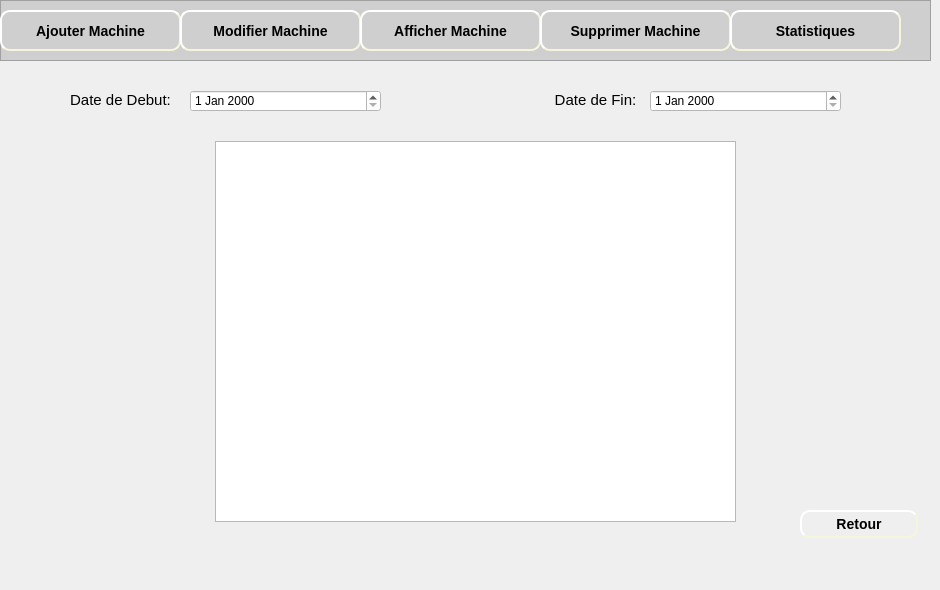
    <widget class="QWidget" name="page_12">
     <widget class="QFrame" name="frame_11">
      <property name="geometry">
       <rect>
        <x>0</x>
        <y>0</y>
        <width>931</width>
        <height>61</height>
       </rect>
      </property>
      <property name="styleSheet">
       <string notr="true">background-color: rgb(207, 207, 207);</string>
      </property>
      <property name="frameShape">
       <enum>QFrame::StyledPanel</enum>
      </property>
      <property name="frameShadow">
       <enum>QFrame::Raised</enum>
      </property>
      <widget class="QPushButton" name="pushButton_ajouterMachine_7">
       <property name="geometry">
        <rect>
         <x>0</x>
         <y>10</y>
         <width>181</width>
         <height>41</height>
        </rect>
       </property>
       <property name="styleSheet">
        <string notr="true">#pushButton_ajouterMachine_7
{
	background-color: rgb(207, 207, 207);
	border-color: beige;
border-style: outset;
  border-width: 2px;
  border-radius: 10px;
  font: bold 14px;
  min-width: 6em;
  padding: 6px;

}
#pushButton_ajouterMachine_6:hover
{
	border-color: blue;
}</string>
       </property>
       <property name="text">
        <string>Ajouter Machine</string>
       </property>
      </widget>
      <widget class="QLabel" name="label_92">
       <property name="geometry">
        <rect>
         <x>10</x>
         <y>20</y>
         <width>21</width>
         <height>21</height>
        </rect>
       </property>
       <property name="text">
        <string/>
       </property>
       <property name="pixmap">
        <pixmap>../Bouttons/ajouMachine-removebg-preview.png</pixmap>
       </property>
       <property name="scaledContents">
        <bool>true</bool>
       </property>
      </widget>
      <widget class="QPushButton" name="pushButton_modifierMachine_7">
       <property name="geometry">
        <rect>
         <x>180</x>
         <y>10</y>
         <width>181</width>
         <height>41</height>
        </rect>
       </property>
       <property name="styleSheet">
        <string notr="true">#pushButton_modifierMachine_7
{
	background-color: rgb(207, 207, 207);
	border-color: beige;
border-style: outset;
  border-width: 2px;
  border-radius: 10px;
  font: bold 14px;
  min-width: 6em;
  padding: 6px;

}
#pushButton_modifierMachine_7:hover
{
	border-color: blue;
}</string>
       </property>
       <property name="text">
        <string>Modifier Machine</string>
       </property>
      </widget>
      <widget class="QLabel" name="label_93">
       <property name="geometry">
        <rect>
         <x>190</x>
         <y>20</y>
         <width>21</width>
         <height>21</height>
        </rect>
       </property>
       <property name="text">
        <string/>
       </property>
       <property name="pixmap">
        <pixmap>../Bouttons/modifier-removebg-preview.png</pixmap>
       </property>
       <property name="scaledContents">
        <bool>true</bool>
       </property>
      </widget>
      <widget class="QPushButton" name="pushButton_afficherMachine_6">
       <property name="geometry">
        <rect>
         <x>360</x>
         <y>10</y>
         <width>181</width>
         <height>41</height>
        </rect>
       </property>
       <property name="styleSheet">
        <string notr="true">#pushButton_afficherMachine_6
{

	border-color: beige;
border-style: outset;
  border-width: 2px;
  border-radius: 10px;
  font: bold 14px;
  min-width: 6em;
  padding: 6px;

}
#pushButton_afficherMachine_6:hover
{
	border-color: blue;
}</string>
       </property>
       <property name="text">
        <string>Afficher Machine</string>
       </property>
      </widget>
      <widget class="QLabel" name="label_94">
       <property name="geometry">
        <rect>
         <x>370</x>
         <y>20</y>
         <width>21</width>
         <height>21</height>
        </rect>
       </property>
       <property name="text">
        <string/>
       </property>
       <property name="pixmap">
        <pixmap>../Bouttons/afficher-removebg-preview.png</pixmap>
       </property>
       <property name="scaledContents">
        <bool>true</bool>
       </property>
      </widget>
      <widget class="QPushButton" name="pushButton_supprimerMachine_6">
       <property name="geometry">
        <rect>
         <x>540</x>
         <y>10</y>
         <width>191</width>
         <height>41</height>
        </rect>
       </property>
       <property name="styleSheet">
        <string notr="true">#pushButton_supprimerMachine_6
{
	background-color: rgb(207, 207, 207);
	border-color: beige;
border-style: outset;
  border-width: 2px;
  border-radius: 10px;
  font: bold 14px;
  min-width: 6em;
  padding: 6px;

}
#pushButton_supprimerMachine_6:hover
{
	border-color: blue;
}</string>
       </property>
       <property name="text">
        <string>Supprimer Machine</string>
       </property>
      </widget>
      <widget class="QLabel" name="label_95">
       <property name="geometry">
        <rect>
         <x>550</x>
         <y>20</y>
         <width>16</width>
         <height>20</height>
        </rect>
       </property>
       <property name="text">
        <string/>
       </property>
       <property name="pixmap">
        <pixmap>../Bouttons/supprimerMachine-removebg-preview.png</pixmap>
       </property>
       <property name="scaledContents">
        <bool>true</bool>
       </property>
      </widget>
      <widget class="QPushButton" name="pushButton_statistiques_6">
       <property name="geometry">
        <rect>
         <x>730</x>
         <y>10</y>
         <width>171</width>
         <height>41</height>
        </rect>
       </property>
       <property name="styleSheet">
        <string notr="true">#pushButton_statistiques_6
{
	background-color: rgb(207, 207, 207);
	border-color: beige;
border-style: outset;
  border-width: 2px;
  border-radius: 10px;
  font: bold 14px;
  min-width: 6em;
  padding: 6px;

}
#pushButton_statistiques_6:hover
{
	border-color: blue;
}</string>
       </property>
       <property name="text">
        <string>Statistiques</string>
       </property>
      </widget>
      <widget class="QLabel" name="label_26">
       <property name="geometry">
        <rect>
         <x>740</x>
         <y>20</y>
         <width>21</width>
         <height>21</height>
        </rect>
       </property>
       <property name="text">
        <string/>
       </property>
       <property name="pixmap">
        <pixmap>../Bouttons/stat-removebg-preview.png</pixmap>
       </property>
       <property name="scaledContents">
        <bool>true</bool>
       </property>
      </widget>
     </widget>
     <widget class="QLabel" name="label_19">
      <property name="geometry">
       <rect>
        <x>0</x>
        <y>60</y>
        <width>931</width>
        <height>521</height>
       </rect>
      </property>
      <property name="text">
       <string/>
      </property>
      <property name="pixmap">
       <pixmap>../Bouttons/fontFinal.jpg</pixmap>
      </property>
      <property name="scaledContents">
       <bool>true</bool>
      </property>
     </widget>
     <widget class="QLabel" name="label_20">
      <property name="geometry">
       <rect>
        <x>50</x>
        <y>80</y>
        <width>141</width>
        <height>41</height>
       </rect>
      </property>
      <property name="text">
       <string>&lt;html&gt;&lt;head/&gt;&lt;body&gt;&lt;p align=&quot;center&quot;&gt;&lt;span style=&quot; font-size:11pt;&quot;&gt;Date de Debut:&lt;/span&gt;&lt;/p&gt;&lt;/body&gt;&lt;/html&gt;</string>
      </property>
     </widget>
     <widget class="QLabel" name="label_27">
      <property name="geometry">
       <rect>
        <x>530</x>
        <y>80</y>
        <width>131</width>
        <height>41</height>
       </rect>
      </property>
      <property name="text">
       <string>&lt;html&gt;&lt;head/&gt;&lt;body&gt;&lt;p align=&quot;center&quot;&gt;&lt;span style=&quot; font-size:11pt;&quot;&gt;Date de Fin:&lt;/span&gt;&lt;/p&gt;&lt;/body&gt;&lt;/html&gt;</string>
      </property>
     </widget>
     <widget class="QDateEdit" name="dateEdit">
      <property name="geometry">
       <rect>
        <x>190</x>
        <y>90</y>
        <width>191</width>
        <height>22</height>
       </rect>
      </property>
      <property name="styleSheet">
       <string notr="true">background-color: rgb(255, 255, 255);</string>
      </property>
     </widget>
     <widget class="QDateEdit" name="dateEdit_2">
      <property name="geometry">
       <rect>
        <x>650</x>
        <y>90</y>
        <width>191</width>
        <height>22</height>
       </rect>
      </property>
      <property name="styleSheet">
       <string notr="true">background-color: rgb(255, 255, 255);</string>
      </property>
     </widget>
     <widget class="QTableView" name="tabStat">
      <property name="geometry">
       <rect>
        <x>215</x>
        <y>141</y>
        <width>521</width>
        <height>381</height>
       </rect>
      </property>
     </widget>
     <widget class="QPushButton" name="pushButton_retour_8">
      <property name="geometry">
       <rect>
        <x>800</x>
        <y>510</y>
        <width>118</width>
        <height>28</height>
       </rect>
      </property>
      <property name="styleSheet">
       <string notr="true">#pushButton_retour_8
{
	
	border-color: beige;
border-style: outset;
  border-width: 2px;
  border-radius: 10px;
  font: bold 14px;
  min-width: 6em;
  padding: 6px;

}
#pushButton_retour_8:hover
{
	border-color: blue;
}</string>
      </property>
      <property name="text">
       <string>Retour</string>
      </property>
     </widget>
     <widget class="QLabel" name="label_96">
      <property name="geometry">
       <rect>
        <x>810</x>
        <y>520</y>
        <width>21</width>
        <height>16</height>
       </rect>
      </property>
      <property name="text">
       <string/>
      </property>
      <property name="pixmap">
       <pixmap>../Bouttons/retour-removebg-preview.png</pixmap>
      </property>
      <property name="scaledContents">
       <bool>true</bool>
      </property>
     </widget>
    </widget>
